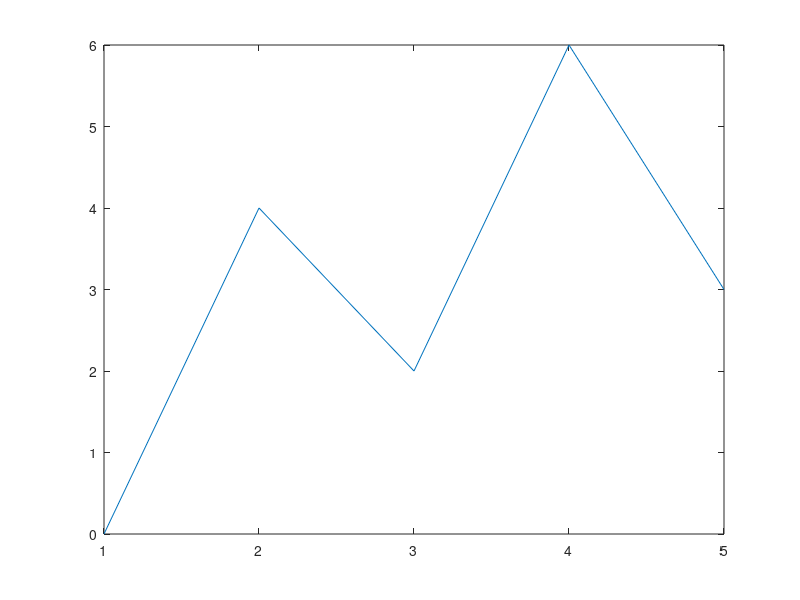
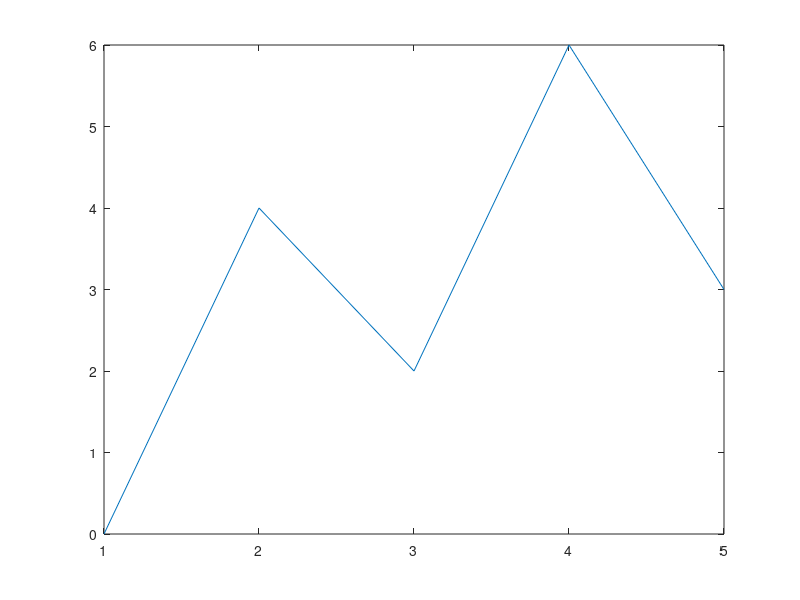

Write MATLAB code to recreate these figures, in order.
plot([0 4 2 6 3])
ax = gca;
exportgraphics(ax,"/nfs/rwork/myplot.jpg") % Save a JPEG
exportgraphics(ax,"/nfs/rwork/myplot.pdf","ContentType","vector") % Save a PDF